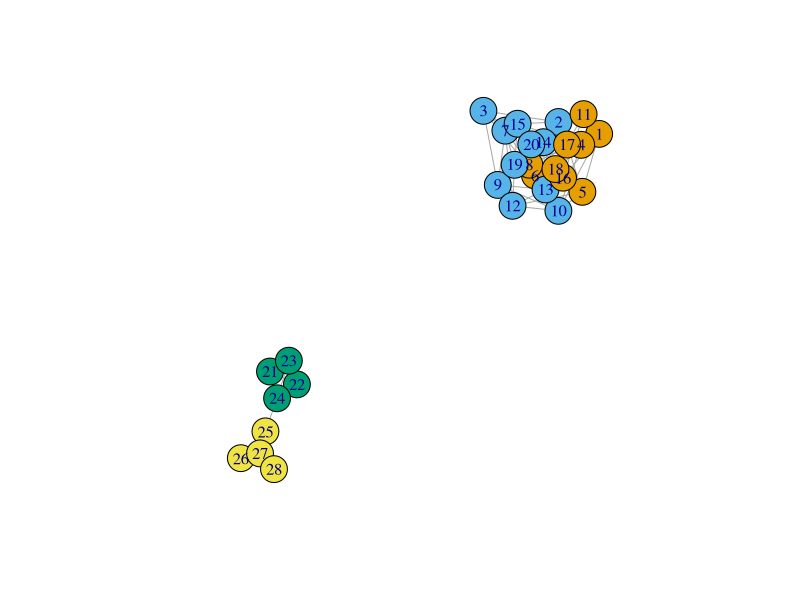
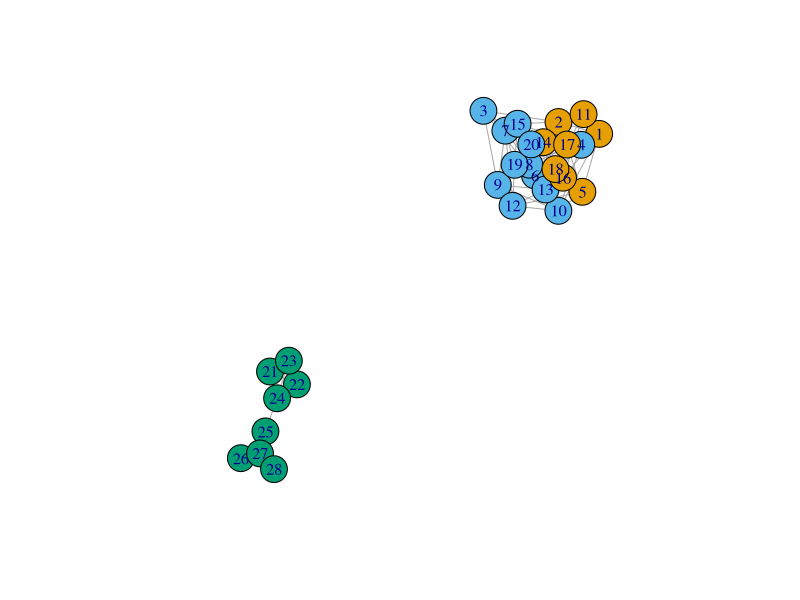

These charts were generated, in order, by the following R code:
library(igraph)

# Create the base graph:

base_g <- erdos.renyi.game(20, 71, type = "gnm")

# Add the additional vertices and edges:

g <- add.vertices(base_g, 8)
g <- add.edges(
  g,
  c(
    21,22, 21,23, 21,24,
    22,23, 22,24,
    23,24,
    25,26, 25,27, 25,28,
    26,27, 26,28,
    27,28,
    24,25
  ))

# And the modified version of g:
g2 <- add.edges(g, c(1,2), edge.color = "red")

# Cluster both:
g_opt <- cluster_optimal(g)
g2_opt <- cluster_optimal(g2)

# Plot both:
glayout <- layout.davidson.harel(g2)
plot(g, layout=glayout, vertex.color=g_opt$membership)
plot(g2, layout=glayout, vertex.color=g2_opt$membership)

# This code only lets us find the right threshold - in this case it was 71 edges.
# We get a nicer plot by manually choosing the edge to add to g, instead of always
# picking 1--2.
